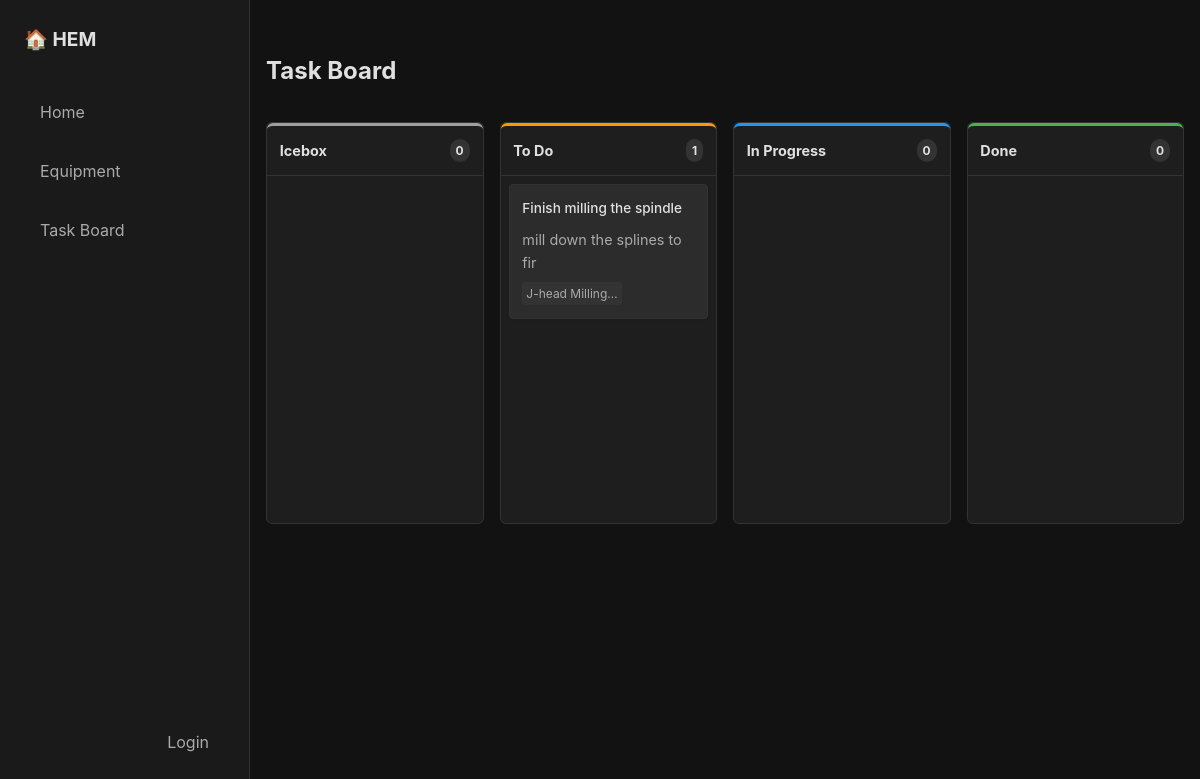
The app's page /kanban/ with its own data.
### equipment/models.py (models this page shows, shortened)
class Task(models.Model):
    assignee = models.ForeignKey('auth.User', on_delete=models.SET_NULL, null=True, blank=True, related_name='assigned_tasks', help_text='User assigned to this task')
    STATUS_CHOICES = [
        ('icebox', 'Icebox'),
        ('todo', 'To Do'),
        ('in_progress', 'In Progress'),
        ('done', 'Done'),
    ]
    equipment = models.ForeignKey(Equipment, on_delete=models.CASCADE, related_name='tasks')
    title = models.CharField(max_length=200)
    description = models.TextField(blank=True)
    due_date = models.DateField(blank=True, null=True)
    completed = models.BooleanField(default=False)
    status = models.CharField(max_length=20, choices=STATUS_CHOICES, default='todo')
    created_at = models.DateTimeField(auto_now_add=True)
    updated_at = models.DateTimeField(auto_now=True)
    RECURRENCE_CHOICES = [
        (None, 'Does not repeat'),
        ('daily', 'Daily'),
        ('weekly', 'Weekly'),
        ('monthly', 'Monthly'),
        ('yearly', 'Yearly'),
    ]
    recurrence = models.CharField(max_length=10, choices=RECURRENCE_CHOICES, blank=True, null=True, default=None)
    next_due_date = models.DateField(blank=True, null=True, help_text="Next due date for recurring tasks")

class Equipment(models.Model):
    STATUS_CHOICES = [
        ('active', 'Active'),
        ('maintenance', 'Needs Maintenance'),
        ('broken', 'Broken'),
        ('stored', 'Stored'),
        ('retired', 'Retired'),
    ]
    name = models.CharField(max_length=200)
    description = models.TextField(blank=True)
    status = models.CharField(max_length=20, choices=STATUS_CHOICES, default='active')
    image = models.ImageField(upload_to='equipment/', blank=True, null=True)
    location = models.CharField(max_length=200, blank=True)
    purchase_date = models.DateField(blank=True, null=True)
    created_at = models.DateTimeField(auto_now_add=True)
    updated_at = models.DateTimeField(auto_now=True)

### equipment/views.py (the view)
# urls.py: path('kanban/', views.kanban_board, name='kanban_board'),
def kanban_board(request):
    tasks = Task.objects.all().select_related('equipment').order_by('due_date')
    return render(request, 'equipment/kanban.html', {
        'icebox_tasks': tasks.filter(status='icebox'),
        'todo_tasks': tasks.filter(status='todo'),
        'in_progress_tasks': tasks.filter(status='in_progress'),
        'done_tasks': tasks.filter(status='done'),
        'today': timezone.now().date(),
    })

### templates/equipment/kanban.html (shortened to what this page needs)
{% extends 'base.html' %}
{% block content %}
<div style="margin-bottom: 2rem;">
    <h2>Task Board</h2>
</div>
<div class="kanban-board">
    <div class="kanban-column">
        <div class="column-header status-icebox">
            <h3>Icebox <span id="count-icebox" class="count">{{ icebox_tasks.count }}</span></h3>
        </div>
        <div id="list-icebox" class="task-list">
        </div>
    </div>
    <div class="kanban-column">
        <div class="column-header status-todo">
            <h3>To Do <span id="count-todo" class="count">{{ todo_tasks.count }}</span></h3>
        </div>
        <div id="list-todo" class="task-list">
            {% for task in todo_tasks %}
            {% include 'equipment/partials/kanban_card.html' %}
            {% endfor %}
        </div>
    </div>
    <div class="kanban-column">
        <div class="column-header status-in_progress">
            <h3>In Progress <span id="count-in_progress" class="count">{{ in_progress_tasks.count }}</span></h3>
        </div>
        <div id="list-in_progress" class="task-list">
        </div>
    </div>
    <div class="kanban-column">
        <div class="column-header status-done">
            <h3>Done <span id="count-done" class="count">{{ done_tasks.count }}</span></h3>
        </div>
        <div id="list-done" class="task-list">
        </div>
    </div>
</div>
{% endblock %}

### templates/equipment/partials/kanban_card.html (shortened to what this page needs)
<div class="kanban-card" data-task-id="{{ task.pk }}">
    <div style="font-weight: 500; margin-bottom: 0.5rem;">
        <a href="{% url 'task_detail' task.pk %}" style="text-decoration: none; color: inherit;">
            {{ task.title }}
        </a>
    </div>
    {% if task.description %}
    <div style="font-size: 0.9rem; color: #aaa; margin-bottom: 0.5rem;">
        {{ task.description|truncatechars:50 }}
    </div>
    {% endif %}
    <div class="card-meta">
        <span class="equipment-tag">{{ task.equipment.name|truncatechars:15 }}</span>
    </div>
</div>

### templates/base.html (style rules this page uses)
:root { --bg-body: #121212; --bg-card: #1E1E1E; --text-primary: #E0E0E0; --text-secondary: #AAAAAA; --accent: #4CAF50; --accent-hover: #45a049; --danger: #e57373; --border: #333; --font-family: 'Inter', system-ui, -apple-system, sans-serif; }
body { font-family: var(--font-family); background-color: var(--bg-body); color: var(--text-primary); margin: 0; padding: 0; line-height: 1.6; }

### templates/equipment/kanban.html (style rules this page uses)
.kanban-board { display: grid; grid-template-columns: repeat(4, 1fr); gap: 1rem; align-items: start; overflow-x: auto; }
.kanban-column { background-color: var(--bg-card); border: 1px solid var(--border); border-radius: 6px; min-height: 400px; display: flex; flex-direction: column; min-width: 200px; }
.column-header { padding: 0.8rem; border-bottom: 1px solid var(--border); border-radius: 6px 6px 0 0; }
.column-header h3 { margin: 0; font-size: 0.9rem; display: flex; justify-content: space-between; }
.count { background: #333; padding: 2px 6px; border-radius: 10px; font-size: 0.75rem; }
.status-icebox { border-top: 3px solid #9e9e9e; }
.status-todo { border-top: 3px solid #ff9800; }
.status-in_progress { border-top: 3px solid #2196f3; }
.status-done { border-top: 3px solid #4caf50; }
.task-list { padding: 0.5rem; flex-grow: 1; }
.kanban-card { background-color: #2C2C2C; padding: 0.8rem; border-radius: 4px; margin-bottom: 0.5rem; cursor: grab; border: 1px solid var(--border); box-shadow: 0 1px 2px rgba(0, 0, 0, 0.1); transition: all 0.2s; font-size: 0.85rem; }
.card-meta { display: flex; justify-content: space-between; font-size: 0.75rem; color: var(--text-secondary); margin-top: 0.5rem; }
.equipment-tag { background: #333; padding: 2px 4px; border-radius: 3px; }

### records on screen
Task: title "Finish milling the spindle", description "mill down the splines to fir", equipment.name "J-head Milling…"

### other values on screen
{{ icebox_tasks.count }} "0"
{{ todo_tasks.count }} "1"
{{ in_progress_tasks.count }} "0"
{{ done_tasks.count }} "0"
